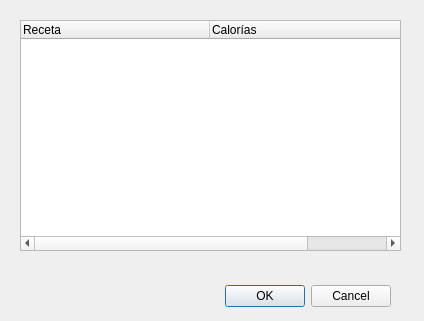
<?xml version="1.0" encoding="UTF-8"?>
<ui version="4.0">
 <class>DialogSelRec</class>
 <widget class="QDialog" name="DialogSelRec">
  <property name="windowModality">
   <enum>Qt::ApplicationModal</enum>
  </property>
  <property name="geometry">
   <rect>
    <x>0</x>
    <y>0</y>
    <width>424</width>
    <height>321</height>
   </rect>
  </property>
  <property name="focusPolicy">
   <enum>Qt::WheelFocus</enum>
  </property>
  <property name="windowTitle">
   <string>Seleccionar Receta a Modificar</string>
  </property>
  <widget class="QDialogButtonBox" name="buttonBox">
   <property name="geometry">
    <rect>
     <x>210</x>
     <y>280</y>
     <width>181</width>
     <height>32</height>
    </rect>
   </property>
   <property name="orientation">
    <enum>Qt::Horizontal</enum>
   </property>
   <property name="standardButtons">
    <set>QDialogButtonBox::Cancel|QDialogButtonBox::Ok</set>
   </property>
  </widget>
  <widget class="QTreeWidget" name="treeWidget">
   <property name="geometry">
    <rect>
     <x>20</x>
     <y>20</y>
     <width>381</width>
     <height>231</height>
    </rect>
   </property>
   <property name="alternatingRowColors">
    <bool>true</bool>
   </property>
   <attribute name="headerVisible">
    <bool>true</bool>
   </attribute>
   <attribute name="headerDefaultSectionSize">
    <number>189</number>
   </attribute>
   <attribute name="headerHighlightSections">
    <bool>false</bool>
   </attribute>
   <attribute name="headerMinimumSectionSize">
    <number>300</number>
   </attribute>
   <attribute name="headerShowSortIndicator" stdset="0">
    <bool>false</bool>
   </attribute>
   <attribute name="headerStretchLastSection">
    <bool>false</bool>
   </attribute>
   <column>
    <property name="text">
     <string>Receta</string>
    </property>
   </column>
   <column>
    <property name="text">
     <string>Calorías</string>
    </property>
   </column>
  </widget>
 </widget>
 <tabstops>
  <tabstop>treeWidget</tabstop>
  <tabstop>buttonBox</tabstop>
 </tabstops>
 <resources/>
 <connections>
  <connection>
   <sender>buttonBox</sender>
   <signal>accepted()</signal>
   <receiver>DialogSelRec</receiver>
   <slot>accept()</slot>
   <hints>
    <hint type="sourcelabel">
     <x>248</x>
     <y>254</y>
    </hint>
    <hint type="destinationlabel">
     <x>157</x>
     <y>274</y>
    </hint>
   </hints>
  </connection>
  <connection>
   <sender>buttonBox</sender>
   <signal>rejected()</signal>
   <receiver>DialogSelRec</receiver>
   <slot>reject()</slot>
   <hints>
    <hint type="sourcelabel">
     <x>316</x>
     <y>260</y>
    </hint>
    <hint type="destinationlabel">
     <x>286</x>
     <y>274</y>
    </hint>
   </hints>
  </connection>
 </connections>
</ui>
